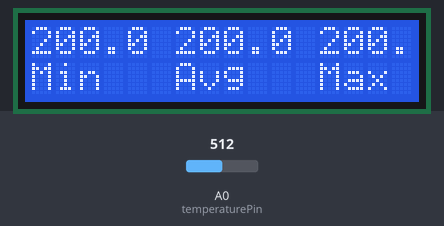
Simulated run of this sketch. Board: Arduino Uno, built with avr-gcc and run on an emulated ATmega328P. Shown: 16×2 character LCD. Inputs (shaded band) come from the test bench; at power-on: A0 (temperaturePin) = 512.

Above: at 2.2 s.
2.3 s: A0 (temperaturePin) set to 716
At 3.8 s:
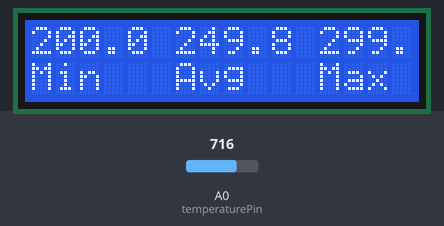
5.5 s: A0 (temperaturePin) set to 900
At 6.9 s:
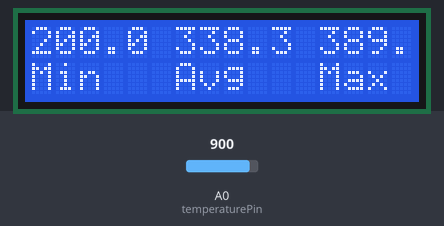
8.6 s: A0 (temperaturePin) set to 1023
At 18.5 s:
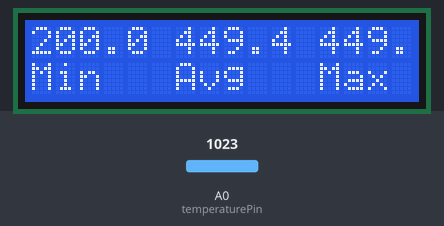
Timing chart, 0 to 20.0 s (numbered marks = the images above; inputs shaded):
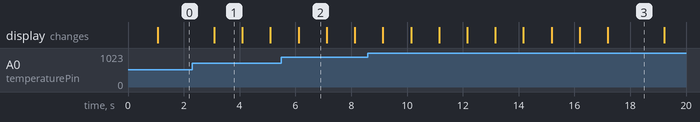

Measured:
- after the input at 2.3 s, the display: changes after 0.79 s (image 1)
- what the display in image 1 shows lasts 1.0 s, from 3.1 s to 4.1 s

The sketch:

LCDScreenTemp1.ino
```cpp
/*
Author: Vincent Pestana

Desciption:
    Using the Sparkfun SIK kit. Using the display to display the temp sensor in centigrade

*/

#include <LiquidCrystal.h>

// What pin is the temp sensor attached to
const int temperaturePin = A0;

float tempMin, tempAverage, tempMax;

int uptime = 0;

// Initialize the display
LiquidCrystal lcd(12, 11, 5, 4, 3, 2);

void setup()
{
    lcd.begin(16, 2);
    lcd.clear();

    lcd.print("Temperature");
    lcd.setCursor(0, 1);
    lcd.print("Averages");
    float startingTemp = convertToCentigrade(getTempVoltage(temperaturePin));
    tempMin = startingTemp;
    tempAverage = startingTemp;
    tempMax = startingTemp;

    delay(1000);
}

void loop()
{
    // Temperature display
    for (int i = 0; i < 20; i++)
    {
        lcd.clear();
        lcd.setCursor(0, 0);
        float tempCurrent = convertToCentigrade(getTempVoltage(temperaturePin));

        if (tempCurrent < tempMin)
        {
            tempMin = tempCurrent;
        }

        if (tempCurrent > tempMax)
        {
            tempMax = tempCurrent;
        }

        tempAverage = (tempAverage + tempCurrent) / 2;

        lcd.print(tempMin, 1);
        lcd.print(" ");
        lcd.print(tempAverage, 1);
        lcd.print(" ");
        lcd.print(tempMax, 1);

        lcd.setCursor(0, 1);
        lcd.print("Min   Avg   Max");

        delay(1000);
    }

    // Uptime display
    lcd.clear();
    lcd.print((millis() / 1000) / 60);
    lcd.print(".");
    lcd.print((millis() / 1000) % 60);
    lcd.print("m");
    lcd.setCursor(0, 1);
    lcd.print(((millis() / 1000) / 60) / 60);
    lcd.print("h");
    lcd.print(" Uptime");
    delay(3000);
}

/*
 * Function to read and return floating-point value (true voltage) on analog pin
 *  This equation converts the 0 to 1023 value that analogRead()
 *  returns, into a 0.0 to 5.0 value that is the true voltage
 *  being read at that pin.
 */
float getTempVoltage(int pin)
{
	return (analogRead(pin) * 0.004882814);
}

/*
 * Convert the temp sensor voltage to centigrade
 */
float convertToCentigrade(float tempVoltage)
{
    return (tempVoltage - 0.5) * 100.0;
}
```
